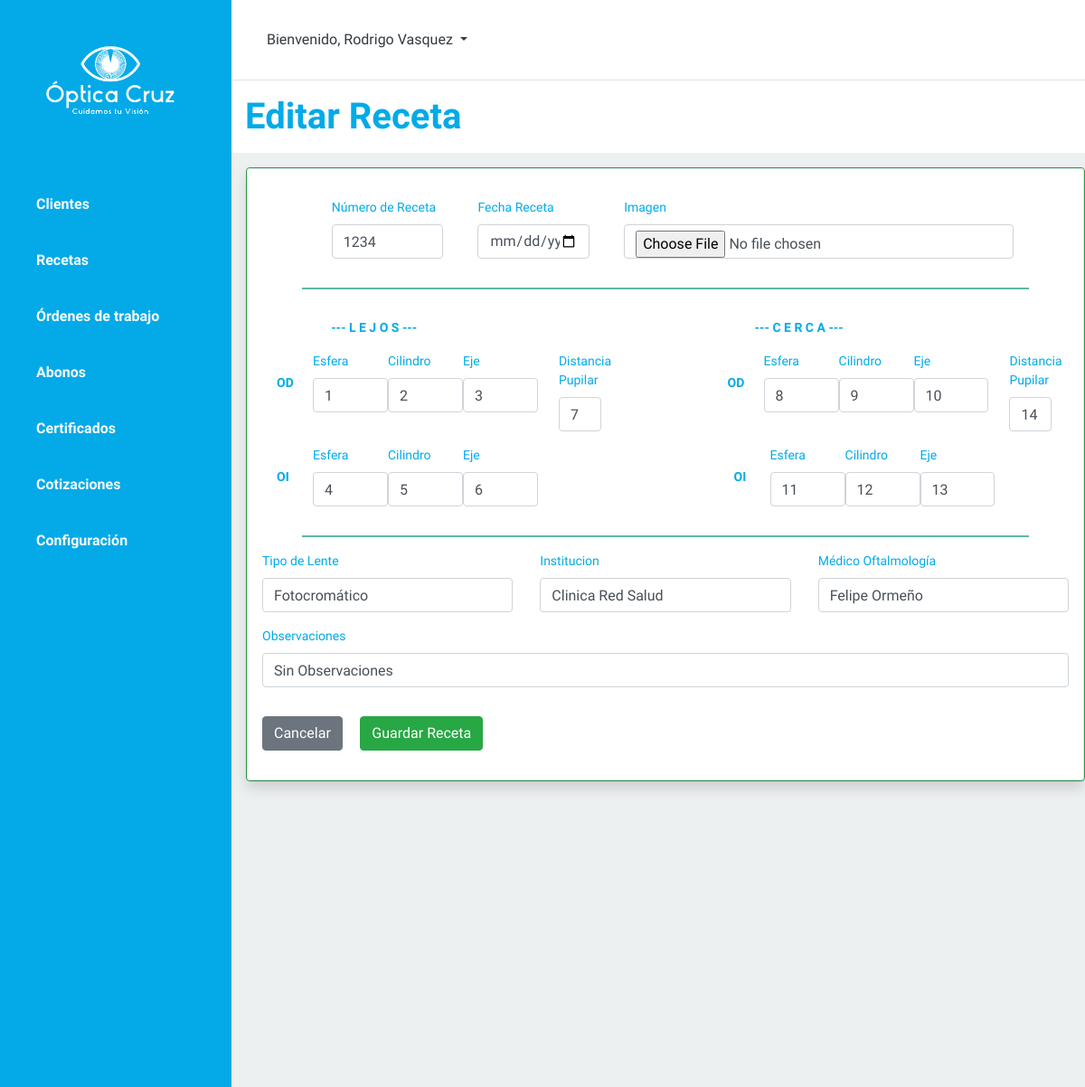
Page /11/receta_edit/ on the committed database.
### optica/models.py (models this page shows, shortened)
class Receta(models.Model):
    idReceta = models.BigAutoField(primary_key=True, verbose_name="ID receta")
    rutCliente = models.ForeignKey(Cliente, on_delete=models.CASCADE, verbose_name="RUN Cliente")
    rutAdministrador = models.ForeignKey(Administrador, on_delete=models.CASCADE, null=True, blank=True, verbose_name="RUN Administrador")
    rutTecnico = models.ForeignKey(Tecnico, on_delete=models.CASCADE, null=True, blank=True, verbose_name="RUN Técnico")
    rutAtendedor = models.ForeignKey(Atendedor, on_delete=models.CASCADE, null=True, blank=True, verbose_name="RUN Atendedor")
    dvRutCliente = models.CharField(max_length=1, null=True, blank=True, verbose_name="Dígito")
    nombreCliente = models.CharField(max_length=20, null=True, blank=True, verbose_name="Nombre")
    apPaternoCliente = models.CharField(max_length=20, null=True, blank=True, verbose_name="Apellido Paterno")
    apMaternoCliente = models.CharField(max_length=20, null=True, blank=True, verbose_name="Apellido Materno")
    celularCliente = models.IntegerField(null=True, blank=True, verbose_name="Celular")
    telefonoCliente = models.IntegerField(null=True, blank=True, verbose_name="Teléfono")
    numeroReceta = models.IntegerField(null=True, blank=True, verbose_name="Número de Receta")
    fechaReceta = models.DateField(null=True, blank=True, verbose_name="Fecha Receta")
    creacionReceta = models.DateTimeField(auto_now_add=True, verbose_name="Creado el día")
    imagenReceta = models.ImageField(upload_to='imagenes/', null=True, blank=True, verbose_name="Imagen")
    lejosOdEsfera = models.CharField(max_length=10, null=True, blank=True, verbose_name="Esfera")
    lejosOdCilindro = models.CharField(max_length=10, null=True, blank=True, verbose_name="Cilindro")
    lejosOdEje = models.CharField(max_length=10, null=True, blank=True, verbose_name="Eje")
    lejosOiEsfera = models.CharField(max_length=10, null=True, blank=True, verbose_name="Esfera")
    lejosOiCilindro = models.CharField(max_length=10, null=True, blank=True, verbose_name="Cilindro")
    lejosOiEje = models.CharField(max_length=10, null=True, blank=True, verbose_name="Eje")
    dpLejos = models.CharField(max_length=10, null=True, blank=True, verbose_name="Distancia Pupilar")
    cercaOdEsfera = models.CharField(max_length=10, null=True, blank=True, verbose_name="Esfera")
    cercaOdCilindro = models.CharField(max_length=10, null=True, blank=True, verbose_name="Cilindro")
    cercaOdEje = models.CharField(max_length=10, null=True, blank=True, verbose_name="Eje")
    cercaOiEsfera = models.CharField(max_length=10, null=True, blank=True, verbose_name="Esfera")
    cercaOiCilindro = models.CharField(max_length=10, null=True, blank=True, verbose_name="Cilindro")
    cercaOiEje = models.CharField(max_length=10, null=True, blank=True, verbose_name="Eje")
    dpCerca = models.CharField(max_length=10, null=True, blank=True, verbose_name="Distancia Pupilar")
    tipoLente = models.CharField(max_length=20, null=True, blank=True, verbose_name="Tipo de Lente")
    institucion = models.CharField(max_length=20, null=True, blank=True, verbose_name="Institucion")
    doctorOftalmologo = models.CharField(max_length=40, null=True, blank=True, verbose_name="Médico Oftalmología")
    observacionReceta = models.CharField(max_length=300, null=True, blank=True, verbose_name="Observaciones")

### optica/views.py (the view)
# urls.py: path('<int:pk>/receta_edit/', views.EditarRecetaView.as_view(), name='receta_edit'),
class EditarRecetaView(SuccessMessageMixin, generic.UpdateView):
    model = Receta
    fields = ('numeroReceta',
    'fechaReceta',
    'lejosOdEsfera',
    'lejosOdCilindro',
    'lejosOdEje',
    'lejosOiEsfera',
    'lejosOiCilindro',
    'lejosOiEje',
    'dpLejos',
    'cercaOdEsfera',
    'cercaOdCilindro',
    'cercaOdEje',
    'cercaOiEsfera',
    'cercaOiCilindro',
    'cercaOiEje',
    'dpCerca',
    'tipoLente',
    'institucion',
    'doctorOftalmologo',
    'imagenReceta',
    'observacionReceta'
    )
    success_url = reverse_lazy('receta_list')
    success_message = "La receta se ha editado exitosamente."

### optica/templates/optica/receta_form.html (shortened to what this page needs)
{% extends 'optica/base.html' %}
{% load static crispy_forms_tags %}
{% block content%}
<div id="content" class="bg-grey w-100" style="overflow-y: auto; max-height: 100vh;">
    <section class="bg-light py-3">
        <div class="container">
            <h1 class="font-weight-bold mb-0">
                {% if receta %}
                Editar Receta
            {% endif %}
        </div>
    </section>
    <div id="content" class="bg-grey w-100" style="overflow-y: auto; max-height: 100vh;">
        <div class="card-center ml-3 mt-3">
            <div class="card border-success" style="max-width: 86rem;">
                <div class="card border border-1 shadow rounded p-3 ">
                    <form action="" method="post" class="mt-3 mb-3 modal-condensed" enctype="multipart/form-data"
                        novalidate>
                        <div class="row">
                            {% if form.rutCliente %}
                            <div class="col-md-2">
                                {{ form.rutCliente|as_crispy_field }}
                            </div>
                            <div style="max-width:50px;">
                                {{ form.dvRutCliente|as_crispy_field }}
                            </div>
                            <div class="col-md-3 ml-5">
                                {{ form.nombreCliente|as_crispy_field }}
                            </div>
                            <div class="col-md-3">
                                {{ form.apPaternoCliente|as_crispy_field }}
                            </div>
                            <div class="col-md-3">
                                {{ form.apMaternoCliente|as_crispy_field }}
                            </div>
                        </div>
                        <div class="row">
                            <div class="col-md-2">
                                {{ form.celularCliente|as_crispy_field }}
                            </div>
                            <div class="col-md-2">
                                {{ form.telefonoCliente|as_crispy_field }}
                            </div>
                            <div class="col-md-2">
                                {{ form.numeroReceta|as_crispy_field }}
                            </div>
                            <div class="col-md-2">
                                <label for="fechaReceta">Fecha Receta</label>
                                <div class="input-group">
                                    <input type="date" class="form-control" id="fechaReceta" name="fechaReceta">
                                </div>
                            </div>
                            <div class="col-md-4">
                                {{ form.imagenReceta|as_crispy_field }}
                            </div>
                            {% else %}
                            <div class="col-md-1"></div>
                            <div class="col-md-2">
                                {{ form.numeroReceta|as_crispy_field }}
                            </div>
                            <div class="col-md-2 ml-2">
                                <label for="fechaReceta">Fecha Receta</label>
                                <div class="input-group">
                                    <input type="date" class="form-control" id="fechaReceta" name="fechaReceta">
                                </div>
                            </div>
                            <div class="col-md-6 ml-2">
                                {{ form.imagenReceta|as_crispy_field }}
                            </div>
                            {% endif %}
                        </div>
                        <div class="row">
                            <div class="col-md-12 text-center">
                                <hr style="width: 90%; border: 1px solid #5eb9a4;">
                            </div>
                        </div>
                        <div class="row">
                            <div class="row col-md-4 justify-content-center mt-3" style="font-weight: bold;">
                                <p>--- L E J O S ---</p>
                            </div>
                            <div class="row col-md-8 ml-4 justify-content-center mt-3" style="font-weight: bold;">
                                <p>--- C E R C A ---</p>
                            </div>
                        </div>
                        <div class="row">
                            <div class="row col-md-1 ml-3 mt-4" style="max-width:70px;">
                                <p style="font-weight: bold;">OD</p>
                            </div>
                            <div style="max-width:9%;">
                                {{ form.lejosOdEsfera |as_crispy_field }}
                            </div>
                            <div style="max-width:9%;">
                                {{ form.lejosOdCilindro|as_crispy_field }}
                            </div>
                            <div style="max-width:9%;">
                                {{ form.lejosOdEje|as_crispy_field }}
                            </div>
                            <div class="col-md-1 ml-2 mr-5">
                                {{ form.dpLejos|as_crispy_field }}
                            </div>
                            <div class="col-md-1 ">
                            </div>
                            <div class="row col-md-1 mt-4" style="max-width:70px;">
                                <p style="font-weight: bold;">OD</p>
                            </div>
                            <div style="max-width:9%;">
                                {{ form.cercaOdEsfera |as_crispy_field }}
                            </div>
                            <div style="max-width:9%;">
                                {{ form.cercaOdCilindro|as_crispy_field }}
                            </div>
                            <div style="max-width:9%;">
                                {{ form.cercaOdEje|as_crispy_field }}
                            </div>
                            <div class="col-md-1 ml-2">
                                {{ form.dpCerca|as_crispy_field }}
                            </div>
                        </div>
                        <div class="row">
                            <div class="row col-md-1 ml-3 mt-4" style="max-width:70px;">
                                <p style="font-weight: bold;">OI</p>
                            </div>
                            <div style="max-width:9%;">
                                {{ form.lejosOiEsfera|as_crispy_field }}
                            </div>
                            <div style="max-width:9%;">
                                {{ form.lejosOiCilindro|as_crispy_field }}
                            </div>
                            <div style="max-width:9%;">
                                {{ form.lejosOiEje|as_crispy_field }}
                            </div>
                            <div class="col-md-2 ">
                            </div>
                            <div class="row col-md-1 ml-5 mt-4" style="max-width:70px;">
                                <p style="font-weight: bold;"> OI</p>
                            </div>
                            <div style="max-width:9%;">
                                {{ form.cercaOiEsfera|as_crispy_field }}
                            </div>
                            <div style="max-width:9%;">
                                {{ form.cercaOiCilindro|as_crispy_field }}
                            </div>
                            <div style="max-width:9%;">
                                {{ form.cercaOiEje|as_crispy_field }}
                            </div>
                        </div>
                        <div class="row">
                            <div class="col-md-12 text-center">
                                <hr style="width: 90%; border: 1px solid #5eb9a4;">
                            </div>
                        </div>
                        <div class="row">
                            <div class="col-md-4">
                                {{ form.tipoLente|as_crispy_field }}
                            </div>
                            <div class="col-md-4">
                                {{ form.institucion|as_crispy_field }}
                            </div>
                            <div class="col-md-4">
                                {{ form.doctorOftalmologo|as_crispy_field }}
                            </div>
                        </div>
                        <div class="row">
                            <div class="col-md-12">
                                {{ form.observacionReceta|as_crispy_field }}
                            </div>
                        </div>
                        <div class="mt-3">
                            <a href="{% url 'receta_list' %}" class="btn btn-secondary mr-3">Cancelar</a>
                            <button class="btn btn-success">Guardar Receta</button>
                        </div>
                    </form>
                </div>
            </div>
        </div>
    </div>
</div>
{% endblock content %}

### rows in the picture
Receta: numeroReceta "1234", lejosOdEsfera "1", lejosOdCilindro "2", lejosOdEje "3", dpLejos "7", cercaOdEsfera "8", cercaOdCilindro "9", cercaOdEje "10", dpCerca "14", lejosOiEsfera "4", lejosOiCilindro "5", lejosOiEje "6", cercaOiEsfera "11", cercaOiCilindro "12", cercaOiEje "13", tipoLente "Fotocromático", institucion "Clinica Red Salud", doctorOftalmologo "Felipe Ormeño", observacionReceta "Sin Observaciones"
